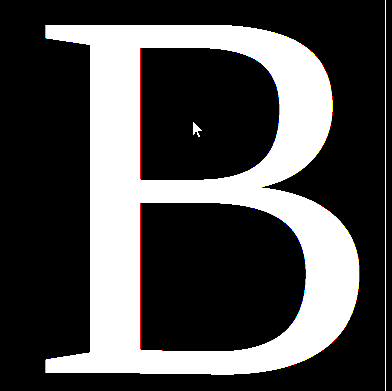
#> input picture training/B.png, 392 x 391 px
$ python main.py
#> lines starting #> are read from the running program, lines starting #| are printed output that depends on the picture; after the words box and inside, x2 and y2 are one past the last pixel; in counts of white or black regions, pixels touching at a corner belong together
### contour_list.py
import cv2
import os

def contour_list_train(num_contour):
    path_countour_images = "countour-letter"
    images_list = os.listdir(path_countour_images)
    threshold_area = 10000

    # Contour image list according to the contouer number
    contour_one = []
    contour_two = []
    contour_three = []

    for image in images_list:
        # Basic Operation on the images
        img = cv2.imread(f'{path_countour_images}/{image}')
        gray_img = cv2.cvtColor(img, cv2.COLOR_BGR2GRAY)
        ret, thresh = cv2.threshold(gray_img, 127, 255, 0) # 0 => THRESH_BINARY
        contours,hierarchy = cv2.findContours(thresh, cv2.RETR_TREE, cv2.CHAIN_APPROX_SIMPLE)

        #  Filtering the contour
        good_contour = []
        for contour in contours:
            if cv2.contourArea(contour) > threshold_area:
                good_contour.append(contour)

        good_contour  = sorted(good_contour, key = lambda x:cv2.contourArea(x), reverse = True)
        num_good_contour = len(good_contour)

        # Seeking the right contour list
        if num_good_contour == 1:
            contour_one.append([image, good_contour])
        elif num_good_contour == 2:
            contour_two.append([image, good_contour])
        elif num_good_contour == 3:
            contour_three.append([image, good_contour])
        else:
            print("No Contour Matches")
    # Checking for the return values
    if num_contour == 1:
        return contour_one
    elif num_contour == 2:
        return contour_two
    elif num_contour == 3:
        return contour_three
    else:
        return False

### main.py
import cv2
import os
import contour_list
import math
from statistics import mean

path_training = "training"
good_contour_trainee = []
threshold_area = 5000

# Pre-Processing of the input image
# Import the image for training
trainee = cv2.imread(f'{path_training}/B.png')
#> trainee is the input picture: shape (391, 392, 3); mean B, G, R 75.8, 75.9, 76.3
gray_trainee_image = cv2.cvtColor(trainee, cv2.COLOR_BGR2GRAY)
ret, thres = cv2.threshold(gray_trainee_image, 20, 255, 0)
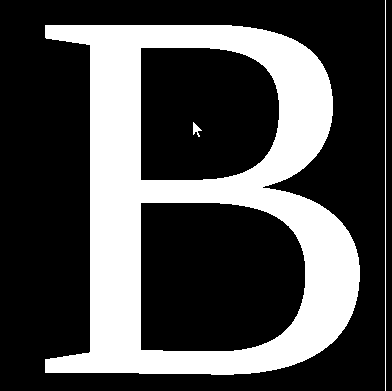
#> thres: shape (391, 392); 30.1% white; 3 white regions
contours_trainee, heir1 = cv2.findContours(thres, cv2.RETR_TREE, cv2.CHAIN_APPROX_SIMPLE)
#> contours_trainee = 5 contours, 1 with area under 20; largest, box (x1, y1, x2, y2) and area: (45, 25, 360, 375) 83520, (140, 202, 306, 352) 22325, (140, 47, 280, 181) 16718, (193, 122, 202, 137) 44

for contour_trainee in contours_trainee:
    if cv2.contourArea(contour_trainee) > threshold_area:
        good_contour_trainee.append(contour_trainee)
#> this loop made 5 passes
#> contour_trainee on pass 5: [[385, 0], [385, 390]]
#> after the loop, good_contour_trainee = 3 contours; box (x1, y1, x2, y2) and area: (45, 25, 360, 375) 83520, (140, 202, 306, 352) 22325, (140, 47, 280, 181) 16718

cv2.drawContours(trainee, good_contour_trainee, -1, (0,255,0), 3)
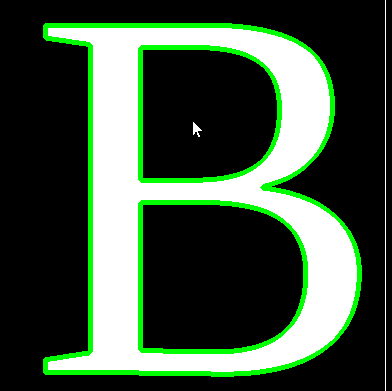
#> trainee: shape (391, 392, 3); 7.64% of pixels changed, all inside (x1, y1, x2, y2) = (43, 23, 362, 377)
cv2.imshow("Input", trainee)

num_of_contour = len(good_contour_trainee)
#> num_of_contour = 3
print(f'num_of_contour : {num_of_contour}')
#| num_of_contour : 3
# Function call to get the nearest contours list
contour_letters = contour_list.contour_list_train(num_of_contour)
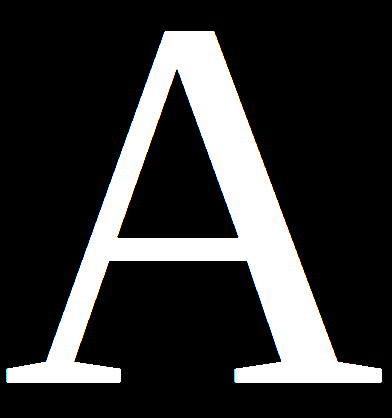
#> input picture countour-letter/A.png, 392 x 418 px
#> in contour_list_train, img is the input picture: shape (418, 392, 3); mean B, G, R 52.5, 52.5, 52.5
#> in contour_list_train, `ret, thresh = cv2.threshold(gray_img, 127, 255, 0)`:
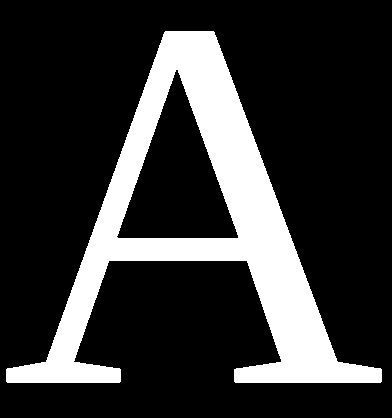
#> thresh: shape (418, 392); 20.6% white; 1 white region
#> in contour_list_train, `contours,hierarchy = cv2.findContours(thresh, cv2.RETR_TREE, cv2.CHAIN..`: contours = 2 contours; box (x1, y1, x2, y2) and area: (6, 31, 382, 383) 43313, (116, 69, 239, 239) 10564
#> the loop in contour_list_train, `for contour in contours:` made 2 passes
#> after the loop in contour_list_train, `for contour in contours:`: good_contour has the same summary as contours
#> in contour_list_train, `num_good_contour = len(good_contour)`: num_good_contour = 2
#> pass 3 of the loop in contour_list_train, `for image in images_list:`:
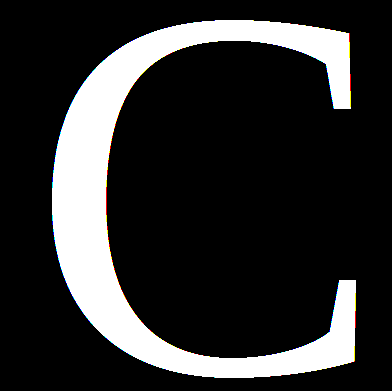
#> input picture countour-letter/C.png, 392 x 391 px
#> in contour_list_train, img is the input picture: shape (391, 392, 3); mean B, G, R 47.2, 47.3, 47.3
#> gray_img: shape (391, 392)
#> in contour_list_train, `ret, thresh = cv2.threshold(gray_img, 127, 255, 0)`:
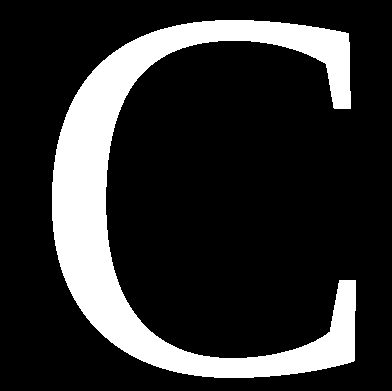
#> thresh: shape (391, 392); 18.5% white; 1 white region
#> contours = 1 contour; box (x1, y1, x2, y2) and area: (52, 20, 356, 378) 27562
#> the loop in contour_list_train, `for contour in contours:` made 1 pass
#> after the loop in contour_list_train, `for contour in contours:`: good_contour has the same summary as contours
#> num_good_contour = 1
#> contour_letters = 1 item

match_contour = []
# Comparison of the contours based on area
if num_of_contour == 1:
    for x in range(len(contour_letters)):
        match_value = cv2.matchShapes(contour_letters[x][1][0], good_contour_trainee[0],1,0.0)
        match_contour.append(match_value)
# if the contours > 1
else:
    good_contour_trainee = sorted(good_contour_trainee, key = lambda x: cv2.contourArea(x), reverse=True)
    for x in range(len(contour_letters)):
        match_value_single = []
        for y in range(num_of_contour):
            match_value = cv2.matchShapes(contour_letters[x][1][y], good_contour_trainee[0],1,0.0)
            match_value_single.append(match_value)
        match_contour.append(mean(match_value_single))
#> this loop made 1 pass
#> after the loop, match_contour = [0.15]

index = match_contour.index(min(match_contour))
#> index = 0
print(index)
#| 0
print(f"Letter matched with {contour_letters[index][0]}")
#| Letter matched with B.png
letter = str(contour_letters[index][0])
#> letter = 'B.png'
print(f"Letter Input : {letter[0:1]}")
#| Letter Input : B
cv2.waitKey(0)
cv2.destroyAllWindows()
